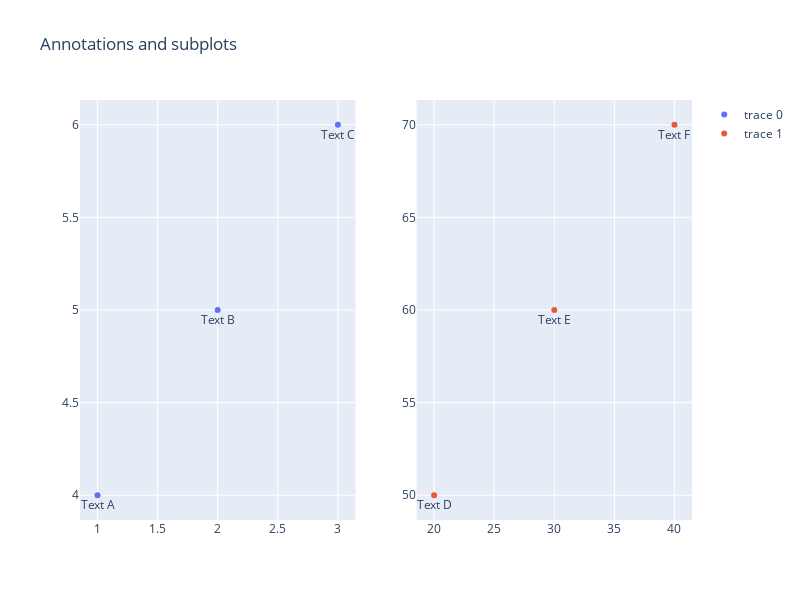

Notebook cell for this chart:
### Markdown cell above
<h4 id="Simple-Subplot-with-Annotations">Simple Subplot with Annotations<a class="anchor-link" href="#Simple-Subplot-with-Annotations">¶</a></h4>

### Code cell
from plotly.subplots import make_subplots
import plotly.graph_objects as go

fig = make_subplots(rows=1, cols=2)

fig.add_trace(
    go.Scatter(
        x=[1, 2, 3],
        y=[4, 5, 6],
        mode="markers+text",
        text=["Text A", "Text B", "Text C"],
        textposition="bottom center"
    ),
    row=1, col=1
)

fig.add_trace(
    go.Scatter(
        x=[20, 30, 40],
        y=[50, 60, 70],
        mode="markers+text",
        text=["Text D", "Text E", "Text F"],
        textposition="bottom center"
    ),
    row=1, col=2
)

fig.update_layout(height=600, width=800, title_text="Annotations and subplots")

fig.show()

### Figure 1 — Plotly figure (JSON) as saved in the notebook; plotly's stock layout.template omitted (floating-point values rounded to 4 significant figures)
{"data": [{"mode": "markers+text", "text": ["Text A", "Text B", "Text C"], "textposition": "bottom center", "type": "scatter", "x": [1, 2, 3], "xaxis": "x", "y": [4, 5, 6], "yaxis": "y"}, {"mode": "markers+text", "text": ["Text D", "Text E", "Text F"], "textposition": "bottom center", "type": "scatter", "x": [20, 30, 40], "xaxis": "x2", "y": [50, 60, 70], "yaxis": "y2"}], "layout": {"height": 600, "title": {"text": "Annotations and subplots"}, "width": 800, "xaxis": {"anchor": "y", "domain": [0, 0.45]}, "xaxis2": {"anchor": "y2", "domain": [0.55, 1]}, "yaxis": {"anchor": "x", "domain": [0, 1]}, "yaxis2": {"anchor": "x2", "domain": [0, 1]}}}
